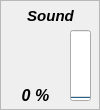
  <widget class="QFrame" name="frame_5">
   <property name="geometry">
    <rect>
     <x>340</x>
     <y>130</y>
     <width>100</width>
     <height>110</height>
    </rect>
   </property>
   <property name="minimumSize">
    <size>
     <width>100</width>
     <height>110</height>
    </size>
   </property>
   <property name="maximumSize">
    <size>
     <width>100</width>
     <height>110</height>
    </size>
   </property>
   <property name="toolTip">
    <string/>
   </property>
   <property name="toolTipDuration">
    <number>-1</number>
   </property>
   <property name="frameShape">
    <enum>QFrame::StyledPanel</enum>
   </property>
   <property name="frameShadow">
    <enum>QFrame::Plain</enum>
   </property>
   <widget class="QLabel" name="label_6">
    <property name="geometry">
     <rect>
      <x>0</x>
      <y>0</y>
      <width>101</width>
      <height>31</height>
     </rect>
    </property>
    <property name="font">
     <font>
      <pointsize>11</pointsize>
      <weight>75</weight>
      <italic>true</italic>
      <bold>true</bold>
      <underline>false</underline>
     </font>
    </property>
    <property name="text">
     <string>Sound</string>
    </property>
    <property name="alignment">
     <set>Qt::AlignCenter</set>
    </property>
   </widget>
   <widget class="QLabel" name="label_ch8">
    <property name="geometry">
     <rect>
      <x>0</x>
      <y>80</y>
      <width>71</width>
      <height>31</height>
     </rect>
    </property>
    <property name="font">
     <font>
      <pointsize>12</pointsize>
      <weight>75</weight>
      <italic>true</italic>
      <bold>true</bold>
     </font>
    </property>
    <property name="text">
     <string>0 %</string>
    </property>
    <property name="alignment">
     <set>Qt::AlignCenter</set>
    </property>
   </widget>
   <widget class="QProgressBar" name="progressBar_ch8">
    <property name="geometry">
     <rect>
      <x>70</x>
      <y>30</y>
      <width>21</width>
      <height>71</height>
     </rect>
    </property>
    <property name="sizePolicy">
     <sizepolicy hsizetype="Fixed" vsizetype="Expanding">
      <horstretch>0</horstretch>
      <verstretch>0</verstretch>
     </sizepolicy>
    </property>
    <property name="value">
     <number>0</number>
    </property>
    <property name="alignment">
     <set>Qt::AlignCenter</set>
    </property>
    <property name="textVisible">
     <bool>false</bool>
    </property>
    <property name="orientation">
     <enum>Qt::Vertical</enum>
    </property>
    <property name="invertedAppearance">
     <bool>false</bool>
    </property>
    <property name="textDirection">
     <enum>QProgressBar::TopToBottom</enum>
    </property>
   </widget>
   <widget class="QLabel" name="icon_ch8">
    <property name="geometry">
     <rect>
      <x>10</x>
      <y>30</y>
      <width>51</width>
      <height>51</height>
     </rect>
    </property>
    <property name="text">
     <string/>
    </property>
    <property name="pixmap">
     <pixmap resource="resources.qrc">:/resources/img/resources/img/Sound.png</pixmap>
    </property>
    <property name="scaledContents">
     <bool>true</bool>
    </property>
   </widget>
  </widget>
